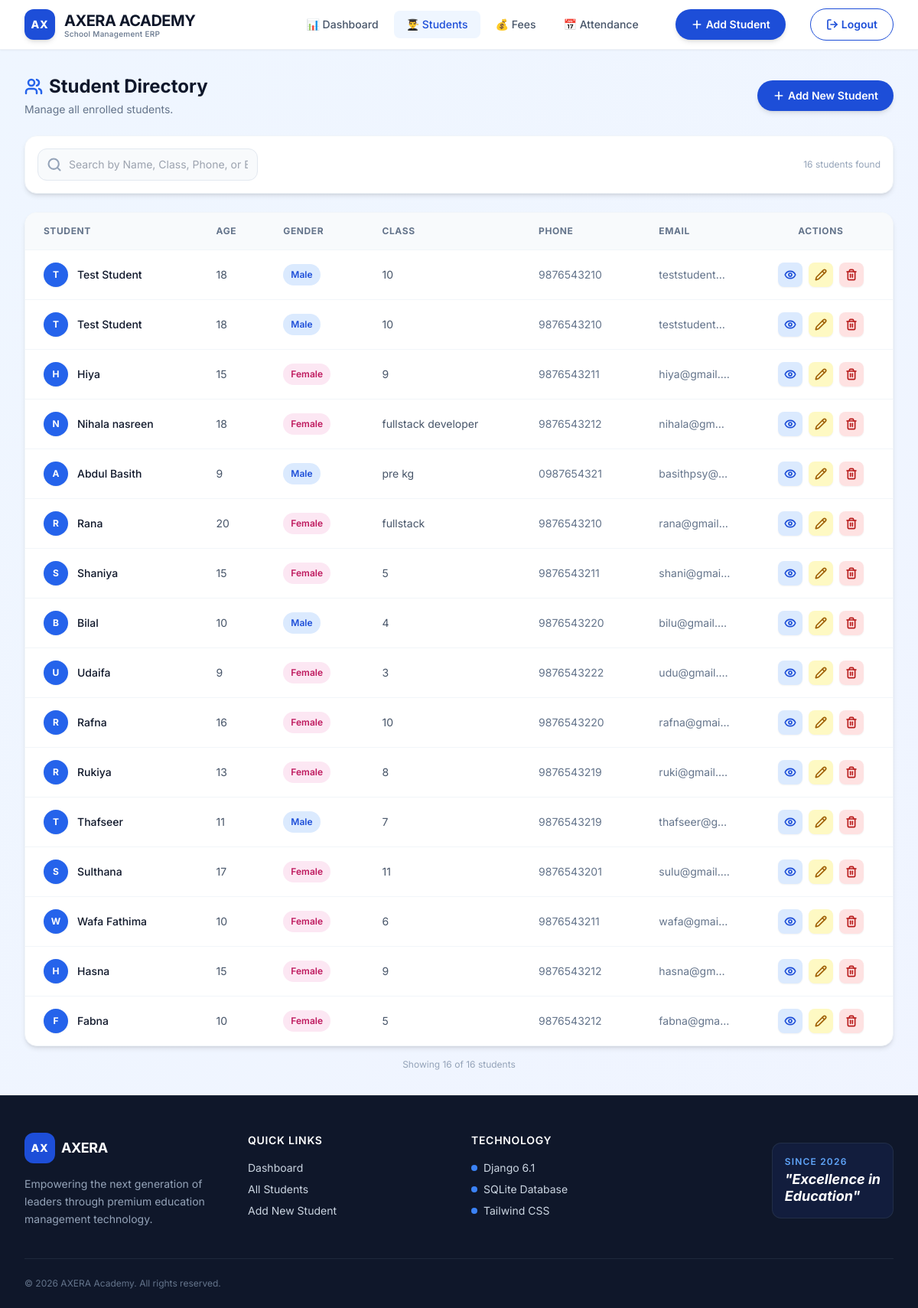
/students/ (signed in), run on an earlier commit of the app's database.
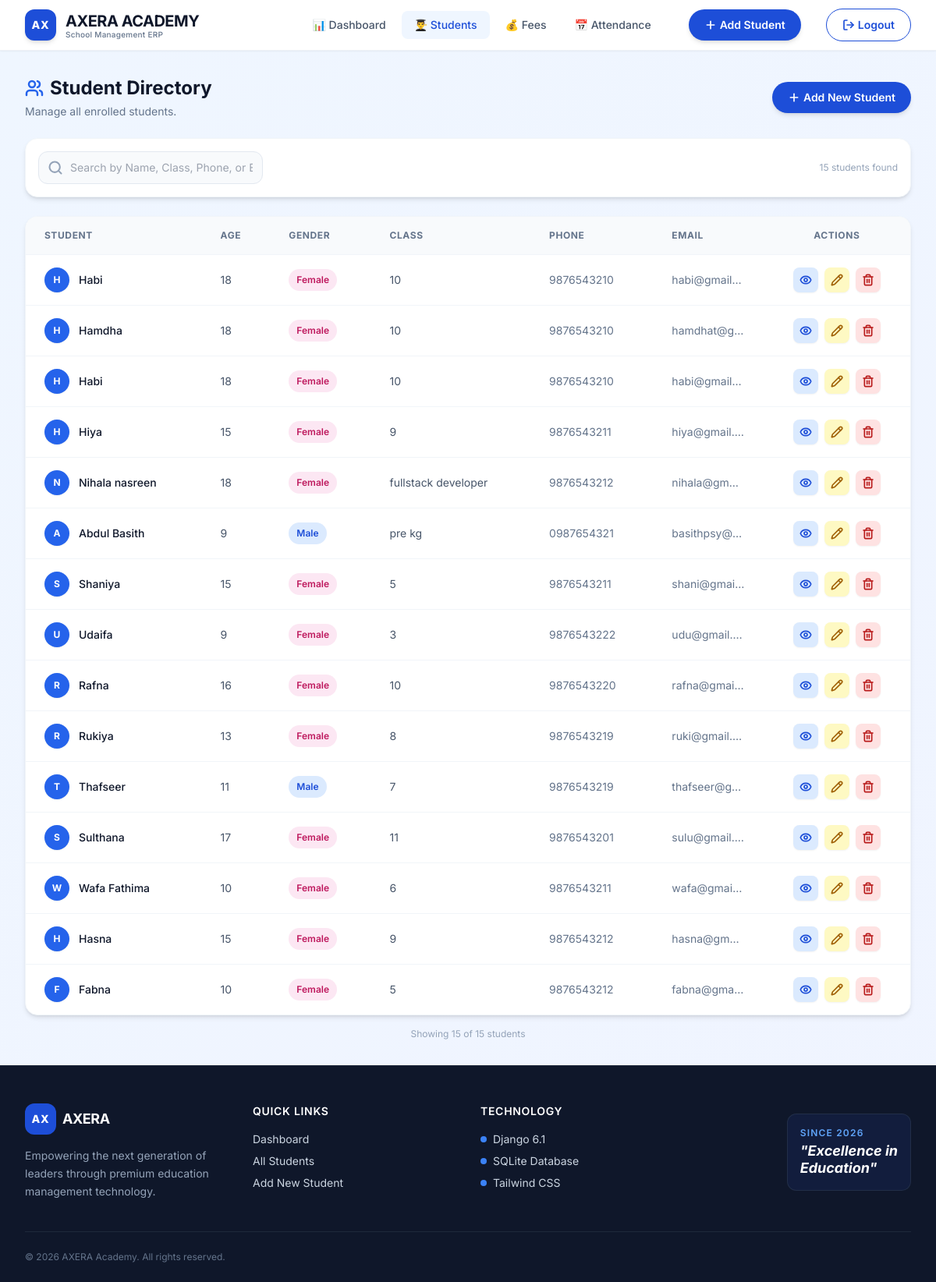
And on a later commit of the database.
### students/models.py (models this page shows, shortened)
class Student(models.Model):
    GENDER_CHOICES = [
        ('Male', 'Male'),
        ('Female', 'Female'),
        ('Other', 'Other'),
    ]
    name = models.CharField(max_length=100)
    age = models.IntegerField()
    gender = models.CharField(max_length=10, choices=GENDER_CHOICES)
    class_name = models.CharField(max_length=50)
    phone = models.CharField(max_length=15)
    email = models.EmailField()
    address = models.TextField()
    admission_date = models.DateField(default=timezone.now)
    is_active = models.BooleanField(default=True)
    class Meta:
        ordering = ['-id']

### students/views.py (the view)
# urls.py: path('students/', views.student_list, name='student_list'),
@login_required
def student_list(request):
    students = (
        Student.objects
        .all()
        .order_by('-id')
    )
    return render(
        request,
        'student_list.html',
        {'students': students}
    )

### students/templates/student_list.html (shortened to what this page needs)
{% extends 'base.html' %}
{% load static %}
{% block content %}
<div class="animate-fade-up">
    <div class="flex flex-col sm:flex-row justify-between items-start sm:items-center gap-4 mb-6">
        <div>
            <h1 class="text-2xl font-bold text-slate-900 flex items-center gap-2">
                <i data-lucide="users" class="w-6 h-6 text-blue-600"></i>
                Student Directory
            </h1>
            <p class="text-sm text-slate-500 mt-1">Manage all enrolled students.</p>
        </div>
        <a href="{% url 'add_student' %}" class="inline-flex items-center px-5 py-2.5 rounded-full text-sm font-semibold text-white bg-blue-700 hover:bg-blue-800 shadow-md transition-all duration-300 hover:scale-105">
            <i data-lucide="plus" class="w-4 h-4 mr-1"></i>
            Add New Student
        </a>
    </div>
    <div class="bg-white p-4 rounded-2xl shadow-md border border-slate-100 mb-6 flex flex-col sm:flex-row gap-4 items-center">
        <div class="relative w-full sm:w-72">
            <input
                type="text"
                id="searchInput"
                onkeyup="searchStudents()"
                placeholder="Search by Name, Class, Phone, or Email..."
                class="block w-full pl-10 pr-3 py-2.5 border border-slate-200 rounded-xl text-sm focus:outline-none focus:ring-2 focus:ring-blue-500 focus:border-transparent transition-all bg-slate-50 hover:bg-white"
            >
        </div>
        <span class="text-xs text-slate-400 hidden sm:block ml-auto">
            <span id="studentCount">{{ students|length }}</span> students found
        </span>
    </div>
    <div class="bg-white rounded-2xl shadow-md border border-slate-100 overflow-hidden">
        <div class="overflow-x-auto">
            <table class="w-full text-sm text-left">
                <thead class="bg-slate-50 text-slate-500 font-semibold text-xs uppercase tracking-wider border-b border-slate-100">
                    <tr>
                        <th class="px-6 py-4">Student</th>
                        <th class="px-6 py-4">Age</th>
                        <th class="px-6 py-4">Gender</th>
                        <th class="px-6 py-4">Class</th>
                        <th class="px-6 py-4 hidden md:table-cell">Phone</th>
                        <th class="px-6 py-4 hidden lg:table-cell">Email</th>
                        <th class="px-6 py-4 text-center">Actions</th>
                    </tr>
                </thead>
                <tbody id="studentTableBody" class="divide-y divide-slate-100">
                    {% for s in students %}
                    <tr class="hover:bg-blue-50/50 transition-colors duration-150 group">
                        <td class="px-6 py-4 font-medium text-slate-900">
                            <div class="flex items-center gap-3">
                                <div class="h-8 w-8 rounded-full bg-blue-600 text-white flex items-center justify-center text-xs font-bold shadow-sm">
                                    {{ s.name|slice:":1"|upper }}
                                </div>
                                <a href="{% url 'student_profile' s.id %}" class="hover:text-blue-600 hover:underline transition">
                                    {{ s.name }}
                                </a>
                            </div>
                        </td>
                        <td class="px-6 py-4 text-slate-600">{{ s.age }}</td>
                        <td class="px-6 py-4">
                            <span class="px-2.5 py-1 inline-flex text-xs leading-5 font-semibold rounded-full {% if s.gender == 'Male' %}bg-blue-100 text-blue-700{% elif s.gender == 'Female' %}bg-pink-100 text-pink-700{% else %}bg-purple-100 text-purple-700{% endif %}">
                                {{ s.gender }}
                            </span>
                        </td>
                        <td class="px-6 py-4 text-slate-600">{{ s.class_name }}</td>
                        <td class="px-6 py-4 hidden md:table-cell text-slate-500">{{ s.phone }}</td>
                        <td class="px-6 py-4 hidden lg:table-cell text-slate-500 truncate max-w-[120px]">{{ s.email }}</td>
                        <td class="px-6 py-4 text-center">
                            <div class="flex items-center justify-center gap-2">
                                <a href="{% url 'student_profile' s.id %}"
                                   class="inline-flex items-center p-2 bg-blue-100 text-blue-700 rounded-lg hover:bg-blue-200 transition-colors shadow-sm"
                                   title="View Profile">
                                    <i data-lucide="eye" class="w-4 h-4"></i>
                                </a>
                                <a href="{% url 'update_student' s.id %}"
                                   class="inline-flex items-center p-2 bg-yellow-100 text-yellow-700 rounded-lg hover:bg-yellow-200 transition-colors shadow-sm"
                                   title="Edit Student">
                                    <i data-lucide="pencil" class="w-4 h-4"></i>
                                </a>
                                <button onclick="openDeleteModal({{ s.id }}, '{{ s.name|escapejs }}')"
                                        class="inline-flex items-center p-2 bg-red-100 text-red-700 rounded-lg hover:bg-red-200 transition-colors shadow-sm"
                                        title="Delete Student">
                                    <i data-lucide="trash-2" class="w-4 h-4"></i>
                                </button>
                            </div>
                        </td>
                    </tr>
                    {% endfor %}
                </tbody>
            </table>
        </div>
    </div>
    <div class="mt-4 text-xs text-slate-400 text-center">
        Showing <span id="visibleCount">{{ students|length }}</span> of {{ students|length }} students
    </div>
</div>
{% endblock %}

### templates/base.html (shortened to what this page needs)
{% load static %}
<!DOCTYPE html>
<html lang="en">
<head>
    <script src="https://cdn.tailwindcss.com"></script>
    <link rel="stylesheet" href="{% static 'css/style.css' %}">
</head>
<body class="bg-slate-50 text-slate-800 antialiased flex flex-col min-h-screen">
    <nav class="bg-white border-b border-slate-200/60 sticky top-0 z-50 shadow-sm">
        <div class="max-w-7xl mx-auto px-4 sm:px-6 lg:px-8 h-16 flex justify-between items-center">
            <a href="{% url 'dashboard' %}" class="flex items-center gap-3 group">
                <div class="flex items-center justify-center h-10 w-10 bg-blue-700 rounded-xl shadow-md">
                    <span class="text-white font-extrabold text-sm tracking-wider">AX</span>
                </div>
                <div class="hidden sm:block">
                    <h1 class="text-xl font-bold tracking-tight text-slate-900">AXERA ACADEMY</h1>
                    <p class="text-[10px] font-medium text-slate-500 tracking-wide -mt-1">School Management ERP</p>
                </div>
            </a>
            <div class="flex items-center space-x-4 sm:space-x-8">
   <div class="hidden md:flex items-center space-x-1">
    <a href="{% url 'dashboard' %}" class="px-4 py-2 rounded-lg text-sm font-medium transition-all duration-200 {% if request.path == '/dashboard/' %}text-blue-700 bg-blue-50{% else %}text-slate-600 hover:bg-slate-100{% endif %}">📊 Dashboard</a>
    <a href="{% url 'student_list' %}" class="px-4 py-2 rounded-lg text-sm font-medium transition-all duration-200 {% if 'students' in request.path %}text-blue-700 bg-blue-50{% else %}text-slate-600 hover:bg-slate-100{% endif %}">👨‍🎓 Students</a>
    <a href="{% url 'fee_list' %}" class="px-4 py-2 rounded-lg text-sm font-medium transition-all duration-200 {% if 'fees' in request.path %}text-blue-700 bg-blue-50{% else %}text-slate-600 hover:bg-slate-100{% endif %}">💰 Fees</a>
    <a href="{% url 'attendance_list' %}" class="px-4 py-2 rounded-lg text-sm font-medium transition-all duration-200 {% if 'attendance' in request.path %}text-blue-700 bg-blue-50{% else %}text-slate-600 hover:bg-slate-100{% endif %}">📅 Attendance</a>
</div>
    <a href="{% url 'add_student' %}"
       class="inline-flex items-center px-5 py-2.5 rounded-full text-sm font-semibold text-white bg-blue-700 hover:bg-blue-800 shadow-md transition-all duration-300 hover:scale-105">
        <i data-lucide="plus" class="w-4 h-4 mr-1"></i>
        Add Student
    </a>
    <form method="POST" action="{% url 'logout' %}" class="inline">
        <button
            type="submit"
            class="inline-flex items-center px-5 py-2.5 rounded-full text-sm font-semibold text-blue-700 border border-blue-700 hover:bg-blue-700 hover:text-white transition-all duration-300">
            <i data-lucide="log-out" class="w-4 h-4 mr-1"></i>
            Logout
        </button>
    </form>
</div>
            </div>
    </nav>
    <main class="flex-grow py-8">
        <div class="max-w-7xl mx-auto px-4 sm:px-6 lg:px-8">
            {% block content %}{% endblock %}
        </div>
    </main>
    <footer class="mt-auto bg-slate-900 border-t border-slate-800 text-slate-300 pt-12 pb-6">
        <div class="max-w-7xl mx-auto px-4 sm:px-6 lg:px-8">
            <div class="grid grid-cols-1 md:grid-cols-4 gap-8 mb-10">
                <div class="col-span-1 md:col-span-1">
                    <div class="flex items-center gap-2 mb-4">
                        <div class="flex items-center justify-center h-10 w-10 bg-blue-700 rounded-xl">
                            <span class="text-white font-extrabold text-sm tracking-wider">AX</span>
                        </div>
                        <span class="text-white font-bold text-lg tracking-tight">AXERA</span>
                    </div>
                    <p class="text-sm text-slate-400 leading-relaxed max-w-xs">Empowering the next generation of leaders through premium education management technology.</p>
                </div>
                <div>
                    <h4 class="text-white font-semibold text-sm mb-4 uppercase tracking-wider">Quick Links</h4>
                    <ul class="space-y-2 text-sm">
                        <li><a href="{% url 'dashboard' %}" class="hover:text-blue-400 transition-colors">Dashboard</a></li>
                        <li><a href="{% url 'student_list' %}" class="hover:text-blue-400 transition-colors">All Students</a></li>
                        <li><a href="{% url 'add_student' %}" class="hover:text-blue-400 transition-colors">Add New Student</a></li>
                    </ul>
                </div>
                <div>
                    <h4 class="text-white font-semibold text-sm mb-4 uppercase tracking-wider">Technology</h4>
                    <ul class="space-y-2 text-sm">
                        <li class="flex items-center gap-2"><span class="w-2 h-2 bg-blue-500 rounded-full"></span> Django 6.1</li>
                        <li class="flex items-center gap-2"><span class="w-2 h-2 bg-blue-500 rounded-full"></span> SQLite Database</li>
                        <li class="flex items-center gap-2"><span class="w-2 h-2 bg-blue-500 rounded-full"></span> Tailwind CSS</li>
                    </ul>
                </div>
                <div class="flex flex-col justify-center items-start md:items-end">
                    <div class="bg-blue-900/20 p-4 rounded-xl border border-slate-700/50">
                        <p class="text-xs font-semibold text-blue-400 uppercase tracking-widest mb-1">Since 2026</p>
                        <p class="text-white font-bold italic text-lg leading-tight">"Excellence in<br>Education"</p>
                    </div>
                </div>
            </div>
            <div class="pt-6 border-t border-slate-800 flex flex-col sm:flex-row justify-between items-center gap-4">
                <p class="text-xs text-slate-500">&copy; 2026 AXERA Academy. All rights reserved.</p>
            </div>
        </div>
    </footer>
</body>
</html>

### students/static/css/style.css (style rules this page uses)
body { background: linear-gradient(135deg, #eff6ff 0%, #f0f4ff 30%, #fff7ed 70%, #fef3c7 100%); background-size: 400% 400%; animation: gradientMove 20s ease-in-out infinite alternate; font-family: 'Inter', -apple-system, BlinkMacSystemFont, "Segoe UI", Roboto, Helvetica, Arial, sans-serif; min-height: 100vh; position: relative; }
button, a, input, select, textarea { transition: all 0.2s ease-in-out; }
.lucide { stroke-width: 2.5; }
input, select, textarea { width: 100%; padding: 10px 14px; border: 1px solid #e2e8f0; border-radius: 10px; font-size: 14px; transition: all 0.2s; background: white; }
.animate-fade-up { animation: fadeInUp 0.6s ease-out forwards; }

### templates/base.html (style rules this page uses)
.animate-fade-up { animation: fadeInUp 0.6s ease-out forwards; }
body { font-family: 'Inter', sans-serif; }

What changed in the data, as far as the page shows it:
removed Student: name "R", name "Rana", age "20", gender "Female", class_name "fullstack", phone "9876543210", email "rana@gmail…"
removed Student: name "B", name "Bilal", age "10", gender "Male", class_name "4", phone "9876543220", email "bilu@gmail.…"
added Student: name "H", name "Habi", age "18", gender "Female", class_name "10", phone "9876543210", email "habi@gmail…"
changed Student: name "T" → "H"; name "Test Student" → "Hamdha"; gender "Male" → "Female"; email "teststudent…" → "hamdhat@g…"
changed Student (number 3 of 15 on the later page): name "T" → "H"; name "Test Student" → "Habi"; gender "Male" → "Female"; email "teststudent…" → "habi@gmail…"
Also different on the page:
{{ students|length }}: "16" → "15"
